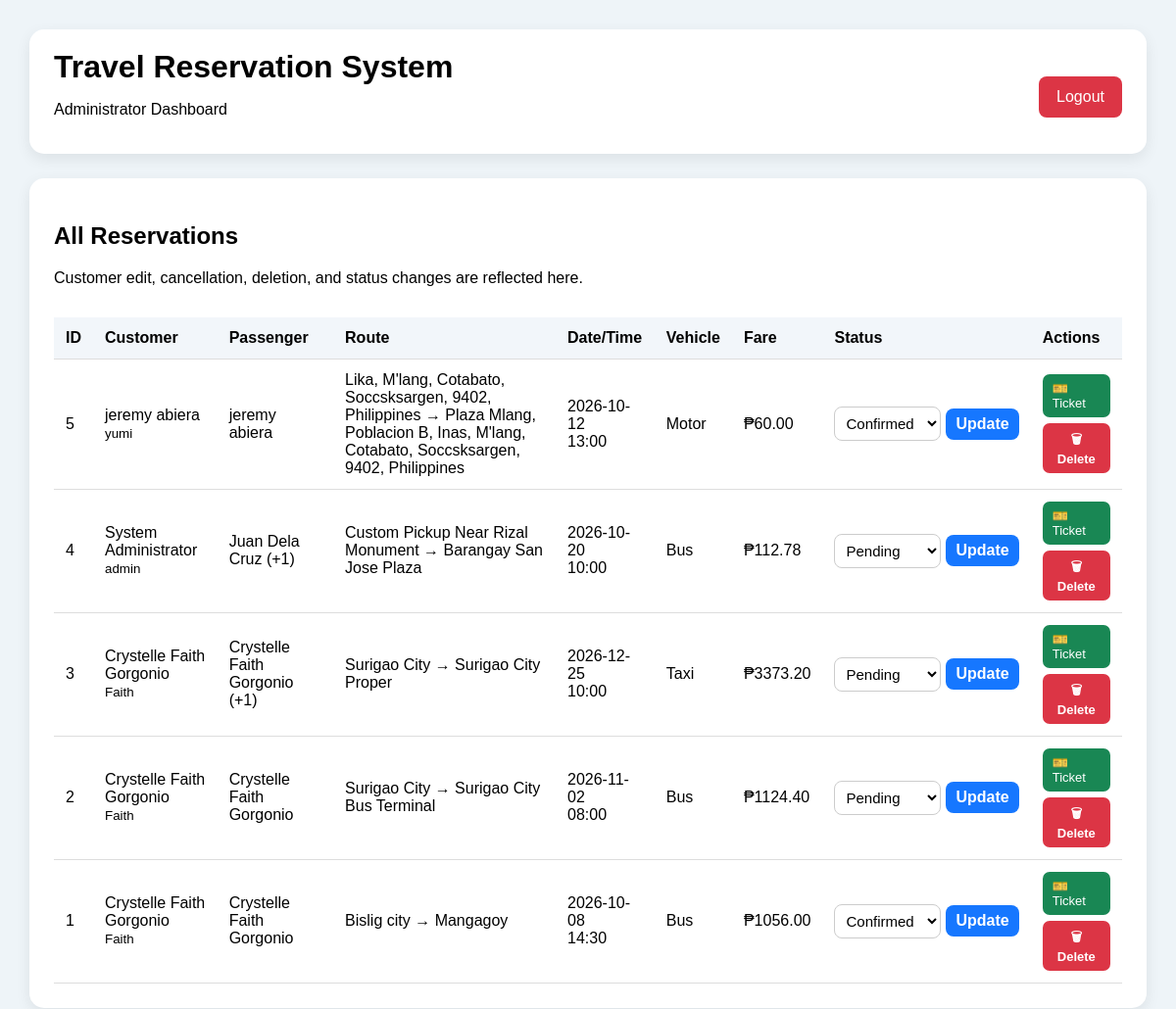
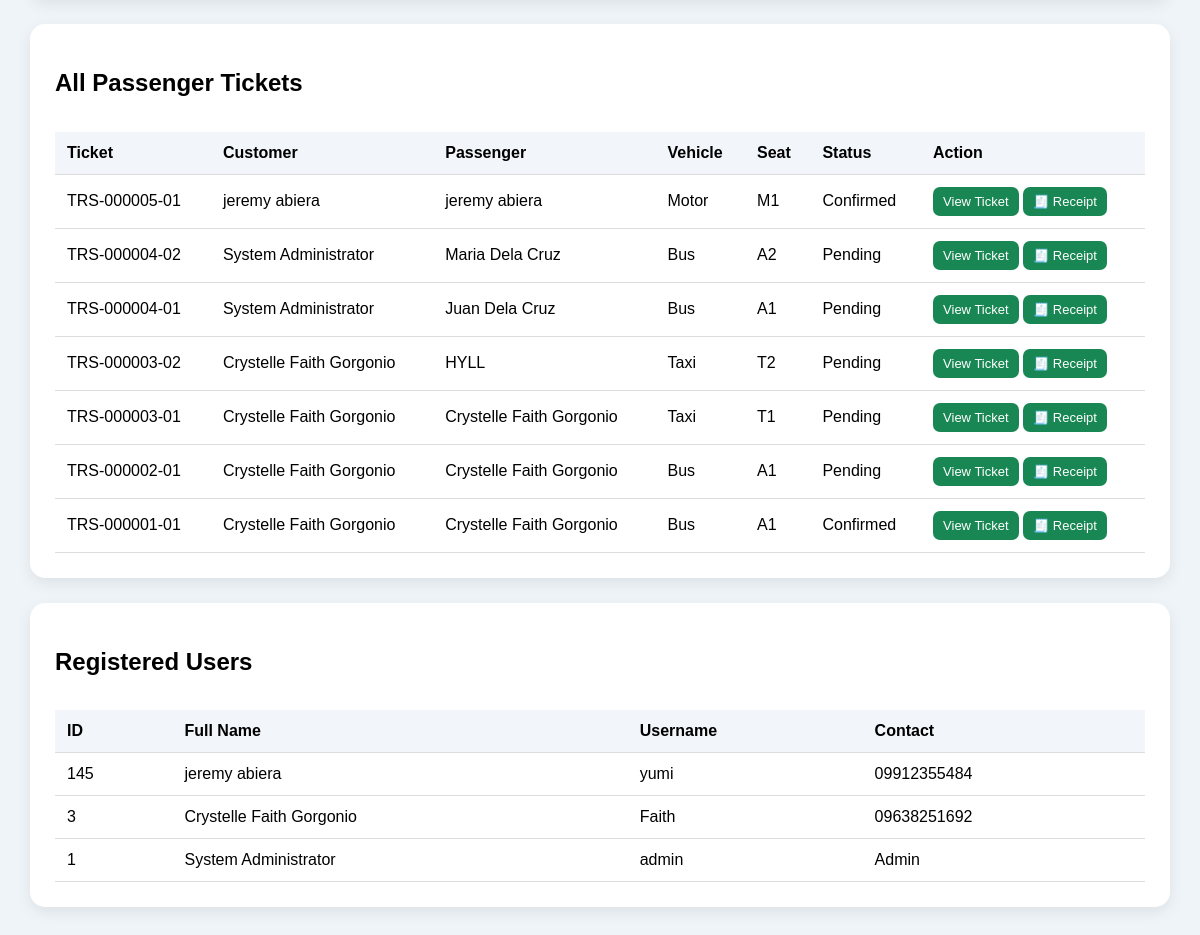
The page /admin (signed in) on the database its author committed (2 pictures, top to bottom).
### tables this page shows
CREATE TABLE reservations (
            reservation_id INTEGER PRIMARY KEY AUTOINCREMENT,
            user_id INTEGER NOT NULL,
            passenger_name TEXT NOT NULL,
            contact TEXT NOT NULL,
            starting_location TEXT NOT NULL,
            origin TEXT NOT NULL,
            destination TEXT NOT NULL,
            travel_date TEXT NOT NULL,
            travel_time TEXT NOT NULL,
            vehicle TEXT NOT NULL,
            passengers INTEGER NOT NULL,
            distance REAL DEFAULT 0,
            fare REAL DEFAULT 0,
            status TEXT DEFAULT 'Pending', seat_number TEXT DEFAULT '', ticket_number TEXT DEFAULT '', booking_type
            TEXT DEFAULT 'Ride Reservation', passenger_names TEXT,
            FOREIGN KEY (user_id) REFERENCES users(user_id)
        );

CREATE TABLE users (
            user_id INTEGER PRIMARY KEY AUTOINCREMENT,
            full_name TEXT NOT NULL,
            username TEXT UNIQUE NOT NULL,
            password TEXT NOT NULL,
            contact TEXT
        );

CREATE TABLE tickets (
            ticket_id INTEGER PRIMARY KEY AUTOINCREMENT,
            reservation_id INTEGER NOT NULL,
            user_id INTEGER NOT NULL,
            passenger_name TEXT NOT NULL,
            contact TEXT NOT NULL,
            starting_location TEXT NOT NULL,
            origin TEXT NOT NULL,
            destination TEXT NOT NULL,
            travel_date TEXT NOT NULL,
            travel_time TEXT NOT NULL,
            vehicle TEXT NOT NULL,
            seat_number TEXT NOT NULL,
            fare REAL DEFAULT 0,
            status TEXT DEFAULT 'Pending',
            booking_type TEXT,
            passengers INTEGER DEFAULT 1,
            ticket_number TEXT UNIQUE NOT NULL,
            FOREIGN KEY (reservation_id)
                REFERENCES reservations(reservation_id),
            FOREIGN KEY (user_id)
                REFERENCES users(user_id)
        );

### TravelReservationSystem/app.py (the view)
@app.route("/admin")
def admin_dashboard():
    if "user_id" not in session:
        return redirect(url_for("login"))
    if session.get("username") != "admin":
        flash(
            "Admin access only.",
            "error"
        )
        return redirect(url_for("dashboard"))
    conn = get_db()
    reservations = conn.execute(
        """
        SELECT
            r.*,
            u.full_name AS account_name,
            u.username,
            (
                SELECT t.ticket_number
                FROM tickets t
                WHERE t.reservation_id = r.reservation_id
                ORDER BY t.ticket_id
                LIMIT 1
            ) AS first_ticket_number
        FROM reservations r
        JOIN users u
            ON r.user_id = u.user_id
        ORDER BY r.reservation_id DESC
        """
    ).fetchall()
    tickets = conn.execute(
        """
        SELECT
            t.*,
            u.full_name AS account_name,
            u.username
        FROM tickets t
        JOIN users u
            ON t.user_id = u.user_id
        ORDER BY t.ticket_id DESC
        """
    ).fetchall()
    users = conn.execute(
        """
        SELECT
            user_id,
            full_name,
            username,
            contact
        FROM users
        ORDER BY user_id DESC
        """
    ).fetchall()
    conn.close()
    return render_template(
        "admin.html",
        reservations=reservations,
        tickets=tickets,
        users=users
    )

### TravelReservationSystem/app.py (called while the page is built)
def get_db():
    conn = sqlite3.connect(DATABASE, timeout=30)
    conn.row_factory = sqlite3.Row
    return conn

### TravelReservationSystem/templates/admin.html (shortened to what this page needs)
<!DOCTYPE html>
<html>
<head>
    <link rel="stylesheet" href="{{ url_for('static', filename='css/style.css') }}">
</head>
<body>
<div class="dashboard">
    <div class="dashboard-header">
        <div><h1>Travel Reservation System</h1><p>Administrator Dashboard</p></div>
        <a class="logout-btn" href="{{ url_for('logout') }}">Logout</a>
    </div>
    <div class="dashboard-card">
        <h2>All Reservations</h2>
        <p>Customer edit, cancellation, deletion, and status changes are reflected here.</p>
        <div class="table-container">
            <table>
                <thead><tr><th>ID</th><th>Customer</th><th>Passenger</th><th>Route</th><th>Date/Time</th><th>Vehicle</th><th>Fare</th><th>Status</th><th>Actions</th></tr></thead>
                <tbody>
                {% for r in reservations %}
                    <tr>
                        <td>{{ r['reservation_id'] }}</td>
                        <td>{{ r['account_name'] }}<br><small>{{ r['username'] }}</small></td>
                        <td>{{ r['passenger_name'] }}{% if r['passengers']|int > 1 %} (+{{ r['passengers']|int - 1 }}){% endif %}</td>
                        <td>{{ r['origin'] }} → {{ r['destination'] }}</td>
                        <td>{{ r['travel_date'] }}<br>{{ r['travel_time'] }}</td>
                        <td>{{ r['vehicle'] }}</td>
                        <td>₱{{ '%.2f'|format(r['fare']|float) }}</td>
                        <td>
                            <form class="status-form" method="POST" action="{{ url_for('update_status', reservation_id=r['reservation_id']) }}">
                                <select name="status">
                                    {% for s in ['Pending','Confirmed','Cancelled','Completed'] %}<option value="{{ s }}" {% if r['status']==s %}selected{% endif %}>{{ s }}</option>{% endfor %}
                                </select>
                                <button type="submit">Update</button>
                            </form>
                        </td>
                        <td>
                            <div class="action-row">
                                {% if r['first_ticket_number'] %}<a class="action-btn view" href="{{ url_for('view_ticket', ticket_number=r['first_ticket_number']) }}">🎫 Ticket</a>{% endif %}
                                <form method="POST" action="{{ url_for('admin_delete_reservation', reservation_id=r['reservation_id']) }}" onsubmit="return confirm('Delete this reservation and its tickets permanently?');">
                                    <button class="action-btn delete" type="submit">🗑 Delete</button>
                                </form>
                            </div>
                        </td>
                    </tr>
                {% else %}<tr><td colspan="9">No reservations found.</td></tr>{% endfor %}
                </tbody>
            </table>
        </div>
    </div>
    <div class="dashboard-card">
        <h2>All Passenger Tickets</h2>
        <div class="table-container">
            <table>
                <thead><tr><th>Ticket</th><th>Customer</th><th>Passenger</th><th>Vehicle</th><th>Seat</th><th>Status</th><th>Action</th></tr></thead>
                <tbody>
                {% for t in tickets %}
                    <tr><td>{{ t['ticket_number'] }}</td><td>{{ t['account_name'] }}</td><td>{{ t['passenger_name'] }}</td><td>{{ t['vehicle'] }}</td><td>{{ t['seat_number'] }}</td><td>{{ t['status'] }}</td><td><a class="action-btn view" href="{{ url_for('view_ticket', ticket_number=t['ticket_number']) }}">View Ticket</a> <a class="action-btn view" href="{{ url_for('view_receipt', ticket_number=t['ticket_number']) }}">🧾 Receipt</a></td></tr>
                {% else %}<tr><td colspan="7">No tickets found.</td></tr>{% endfor %}
                </tbody>
            </table>
        </div>
    </div>
    <div class="dashboard-card">
        <h2>Registered Users</h2>
        <div class="table-container"><table><thead><tr><th>ID</th><th>Full Name</th><th>Username</th><th>Contact</th></tr></thead><tbody>
        {% for u in users %}<tr><td>{{ u['user_id'] }}</td><td>{{ u['full_name'] }}</td><td>{{ u['username'] }}</td><td>{{ u['contact'] }}</td></tr>{% else %}<tr><td colspan="4">No users found.</td></tr>{% endfor %}
        </tbody></table></div>
    </div>
</div>
</body>
</html>

### TravelReservationSystem/static/css/style.css (style rules this page uses)
* { box-sizing: border-box; }
body { margin: 0; font-family: Arial, sans-serif; background: #eef4f8; }
h1 { text-align: center; margin-bottom: 8px; }
button { width: 100%; padding: 13px; margin-top: 22px; border: none; border-radius: 8px; background: #1677ff; color: white; font-size: 16px; font-weight: bold; cursor: pointer; }
a { color: #1677ff; text-decoration: none; }
.dashboard { min-height: 100vh; padding: 30px; }
.dashboard-header { display: flex; justify-content: space-between; align-items: center; background: white; padding: 20px 25px; border-radius: 15px; margin-bottom: 25px; box-shadow: 0 5px 15px rgba(0,0,0,0.08); }
.dashboard-header h1 { text-align: left; margin: 0; }
.dashboard-card { background: white; padding: 25px; border-radius: 15px; margin-bottom: 25px; box-shadow: 0 5px 15px rgba(0,0,0,0.08); }
.main-btn, .logout-btn { display: inline-block; padding: 12px 18px; border-radius: 8px; background: #1677ff; color: white; text-decoration: none; margin-top: 10px; }
.logout-btn { background: #dc3545; }
.table-container { overflow-x: auto; }
table { width: 100%; border-collapse: collapse; margin-top: 15px; }
th, td { padding: 12px; border-bottom: 1px solid #ddd; text-align: left; }
th { background: #f2f6fa; }
select { width: 100%; padding: 12px; border: 1px solid #ccc; border-radius: 8px; font-size: 15px; background: white; }

### TravelReservationSystem/templates/admin.html (style rules this page uses)
.action-row { display:flex;flex-wrap:wrap;gap:6px }
.action-btn { display:inline-block;width:auto;margin:0;padding:7px 10px;border:0;border-radius:7px;color:#fff;text-decoration:none;cursor:pointer;font-size:13px }
.view { background:#198754 }
.delete { background:#dc3545 }
.status-form { display:flex;gap:5px;align-items:center }
.status-form select { width:auto;padding:7px }
.status-form button { width:auto;margin:0;padding:7px 10px }

### rows shown on the page
reservations: reservation_id "5", account_name "jeremy abiera", username "yumi", passenger_name "jeremy abiera", origin "Lika, M'lang, Cotabato, Soccsksargen, 9402, Philippines", destination "Plaza Mlang, Poblacion B, Inas, M'lang, Cotabato, Soccsksargen, 9402, Philippines", travel_date "2026-10-12", travel_time "13:00", vehicle "Motor", fare "60.00", status "Confirmed"
reservations: reservation_id "4", account_name "System Administrator", username "admin", passenger_name "Juan Dela Cruz", r['passengers']|int-1 "1", origin "Custom Pickup Near Rizal Monument", destination "Barangay San Jose Plaza", travel_date "2026-10-20", travel_time "10:00", vehicle "Bus", fare "112.78", status "Pending"
reservations: reservation_id "3", account_name "Crystelle Faith Gorgonio", username "Faith", passenger_name "Crystelle Faith Gorgonio", r['passengers']|int-1 "1", origin "Surigao City", destination "Surigao City Proper", travel_date "2026-12-25", travel_time "10:00", vehicle "Taxi", fare "3373.20", status "Pending"
reservations: reservation_id "2", account_name "Crystelle Faith Gorgonio", username "Faith", passenger_name "Crystelle Faith Gorgonio", origin "Surigao City", destination "Surigao City Bus Terminal", travel_date "2026-11-02", travel_time "08:00", vehicle "Bus", fare "1124.40", status "Pending"
reservations: reservation_id "1", account_name "Crystelle Faith Gorgonio", username "Faith", passenger_name "Crystelle Faith Gorgonio", origin "Bislig city", destination "Mangagoy", travel_date "2026-10-08", travel_time "14:30", vehicle "Bus", fare "1056.00", status "Confirmed"
tickets: ticket_number "TRS-000005-01", account_name "jeremy abiera", passenger_name "jeremy abiera", vehicle "Motor", seat_number "M1", status "Confirmed"
tickets: ticket_number "TRS-000004-02", account_name "System Administrator", passenger_name "Maria Dela Cruz", vehicle "Bus", seat_number "A2", status "Pending"
tickets: ticket_number "TRS-000004-01", account_name "System Administrator", passenger_name "Juan Dela Cruz", vehicle "Bus", seat_number "A1", status "Pending"
tickets: ticket_number "TRS-000003-02", account_name "Crystelle Faith Gorgonio", passenger_name "HYLL", vehicle "Taxi", seat_number "T2", status "Pending"
tickets: ticket_number "TRS-000003-01", account_name "Crystelle Faith Gorgonio", passenger_name "Crystelle Faith Gorgonio", vehicle "Taxi", seat_number "T1", status "Pending"
tickets: ticket_number "TRS-000002-01", account_name "Crystelle Faith Gorgonio", passenger_name "Crystelle Faith Gorgonio", vehicle "Bus", seat_number "A1", status "Pending"
tickets: ticket_number "TRS-000001-01", account_name "Crystelle Faith Gorgonio", passenger_name "Crystelle Faith Gorgonio", vehicle "Bus", seat_number "A1", status "Confirmed"
users: user_id "145", full_name "jeremy abiera", username "yumi", contact "09912355484"
users: user_id "3", full_name "Crystelle Faith Gorgonio", username "Faith", contact "09638251692"
users: user_id "1", full_name "System Administrator", username "admin", contact "Admin"
